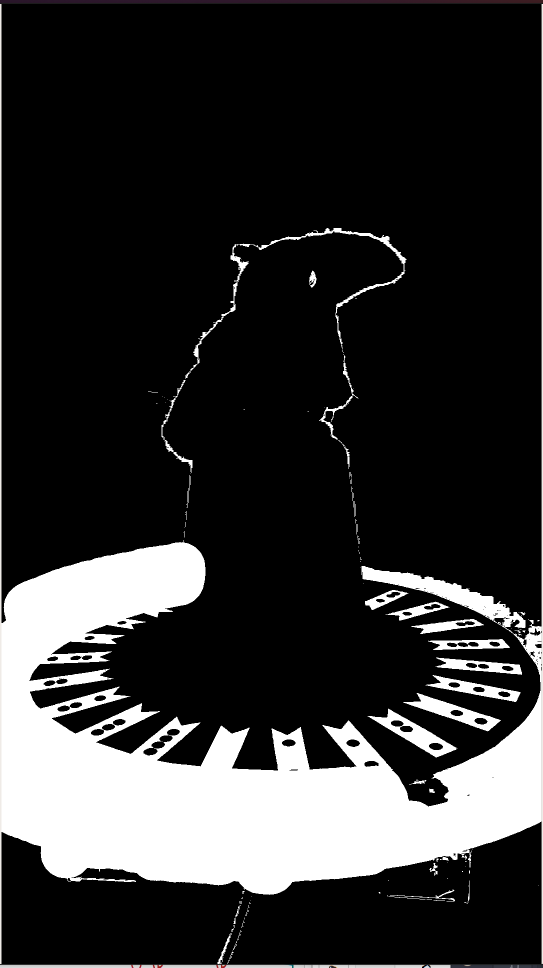
#> input picture immagine.png, 1085 x 1935 px, given in place of obj04.mp4, which was not available (shown at 1/2 size)
$ python main.py
#> lines starting #> are read from the running program, lines starting #| are printed output that depends on the picture; after the words box and inside, x2 and y2 are one past the last pixel; in counts of white or black regions, pixels touching at a corner belong together; pictures that were not available may be replaced by others from this repository, and a replacement may not be noted
# importing required library
import cv2
import numpy as np
# loading input video
cap = cv2.VideoCapture('obj04.mp4')

def is_contour_bad(c):
    pass

while True:
    # reading imput frame
    ret, frame = cap.read()
#> frame is the input picture: shape (1935, 1085, 3); mean B, G, R 47.7, 47.7, 47.8
    # To get the height and width of input frame
    h,w = frame.shape[:2]
#> h = 1935; w = 1085
    # To resize the frame
    ratio = 1200/w
#> ratio = 1.11
    dim = (1200,int(h*ratio))
#> dim = (1200, 2140)
    frame = cv2.resize(frame,dim)
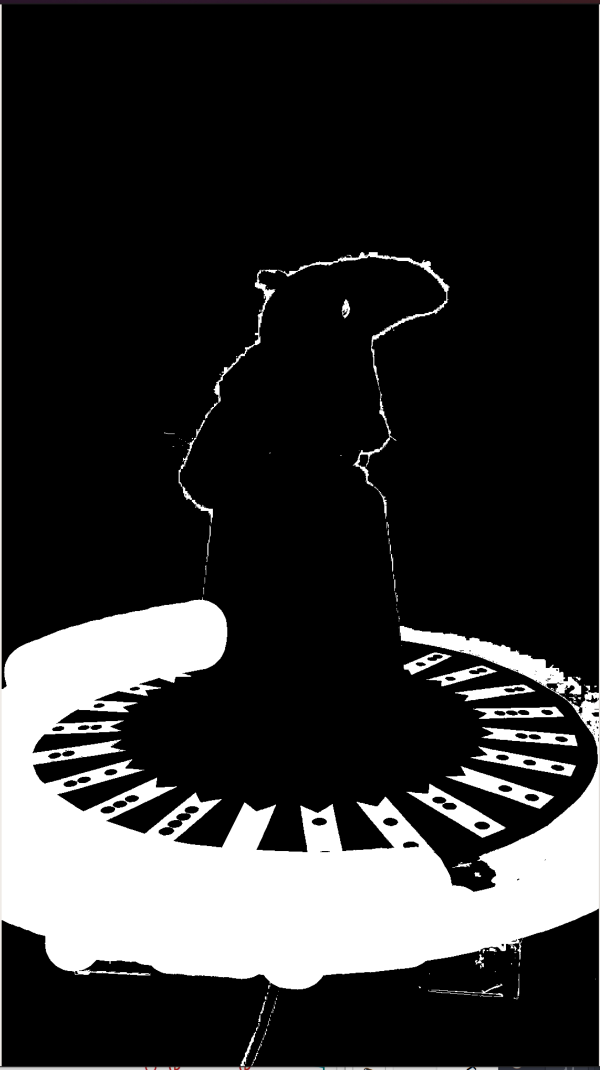
#> frame: shape (2140, 1200, 3) (shown at 1/2 size); mean B, G, R 47.7, 47.7, 47.8
    # To make input frame smooth
    kernel = np.array([[0,-1,0],[-1,5,-1],[0,-1,0]])
    gray = cv2.filter2D(src=frame,ddepth=-1,kernel=kernel)
    # To change the color of frame into gray scale format
    gray = cv2.cvtColor(frame, cv2.COLOR_BGR2GRAY)
#> gray: shape (2140, 1200)
    # Using gaussian blur for removing noise
    gray = cv2.GaussianBlur(gray, (9, 9), 0)
    cv2.imshow("frame",gray)

    #ret, thresh = cv2.threshold(gray,175,220,cv2.THRESH_BINARY_INV)
    # To perform canny edge detection
    canny = cv2.Canny(gray,0,150)
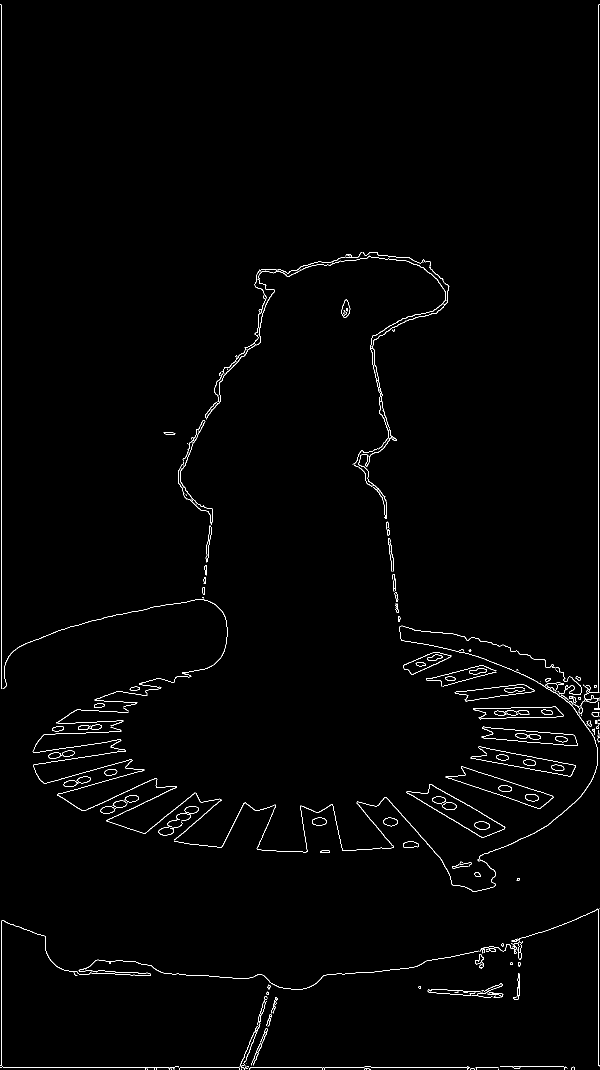
#> canny: shape (2140, 1200) (shown at 1/2 size); 1.1% white in thin lines or dots
    cv2.imshow("frame", canny)
    new_background = np.zeros(frame.shape,np.uint8)
    new_frame = np.ones(frame.shape[:2],np.uint8)*255
    #cv2.imshow("frame",new_frame)

    # To find out the contour
    contour, hierarchy = cv2.findContours(canny,cv2.RETR_EXTERNAL,cv2.CHAIN_APPROX_NONE)
#> contour = 238 contours, 157 with area under 20; largest, box (x1, y1, x2, y2) and area: (963, 1453, 1155, 1492) 3829, (807, 1304, 903, 1350) 1868, (665, 1251, 1196, 1784) 584, (683, 599, 701, 636) 416, (949, 1643, 980, 1659) 368
    sorted_contour = max(contour,key=cv2.contourArea)
#> sorted_contour = contour of 452 points, box (x1, y1, x2, y2) (963, 1453, 1155, 1492), area 3829
    # To draw contour
    #cv2.drawContours(new_frame,sorted_contour,-1,(0,255,0),3)

    for con in range(len(contour)):
        if con !=1:
            cv2.fillConvexPoly(new_background,contour[con],(255,255,255))
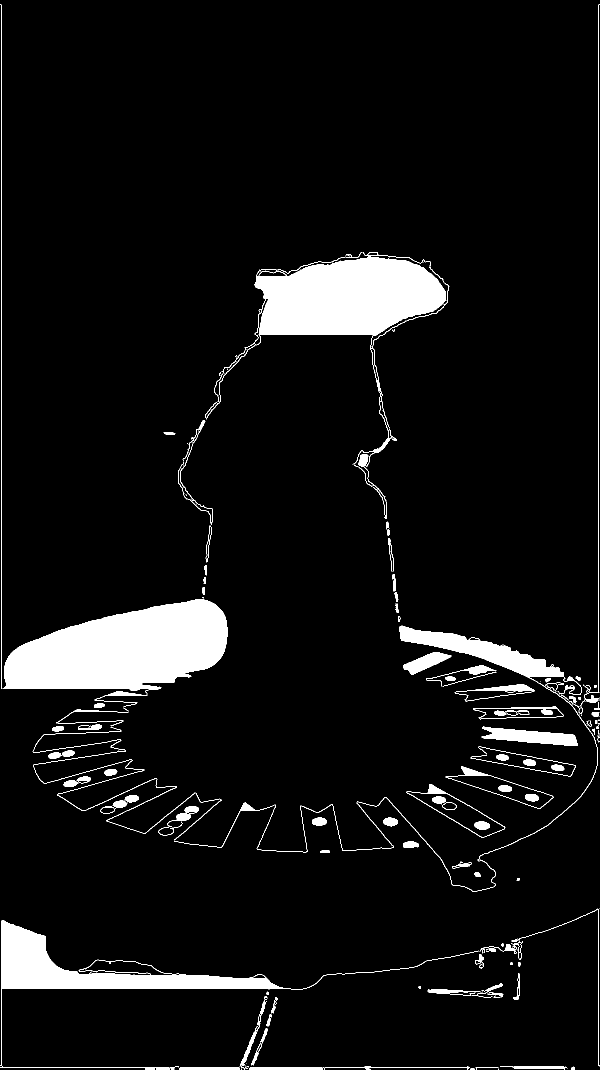
#> new_background: shape (2140, 1200, 3) (shown at 1/2 size); 7% white; 223 white regions (83 under 20 px), largest, box (x1, y1, x2, y2) and area: (5, 1198, 455, 1382) 56927, (443, 504, 899, 857) 47159, (0, 1840, 959, 2132) 25018

    cv2.imshow('bitwise', new_background)

    # To hold the windows
    if cv2.waitKey(1) & 0xFF==ord('q'):
#> (key q is pressed here)
        break

cap.release()
cv2.destroyAllWindows()
